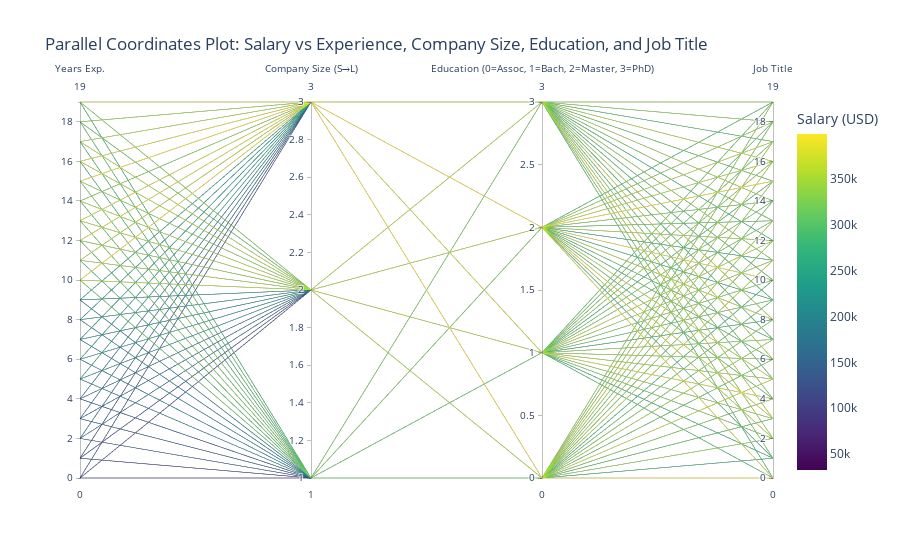

The code cell stored with this chart in its notebook:
### Code cell
# --- Step 1: Convert categorical variables ---
df['company_size'] = df['company_size'].replace({'S': 1, 'M': 2, 'L': 3})
df['education_required'] = df['education_required'].replace({'Associate': 0, 'Bachelor': 1, 'Master': 2, 'PhD': 3})

# Automatically encode job titles
df['job_title_encoded'] = df['job_title'].astype('category').cat.codes

# --- Step 2: Create parallel coordinates plot ---
fig = px.parallel_coordinates(
    df,
    color='salary_usd',
    dimensions=['years_experience', 'company_size', 'education_required', 'job_title_encoded'],
    color_continuous_scale=px.colors.sequential.Viridis,
    labels={
        'years_experience': 'Years Exp.',
        'company_size': 'Company Size (S→L)',
        'education_required': 'Education (0=Assoc, 1=Bach, 2=Master, 3=PhD)',
        'job_title_encoded': 'Job Title',
        'salary_usd': 'Salary (USD)'
    },
    title='Parallel Coordinates Plot: Salary vs Experience, Company Size, Education, and Job Title'
)
fig.show()

### Figure 1 — Plotly figure (JSON) as saved in the notebook; plotly's stock layout.template omitted (floating-point values rounded to 4 significant figures; data arrays with more than 128 entries replaced by an {"elided": "..."} marker saying what was removed)
{"data": [{"dimensions": [{"label": "Years Exp.", "values": {"elided": "15000 int values"}}, {"label": "Company Size (S→L)", "values": {"elided": "15000 int values"}}, {"label": "Education (0=Assoc, 1=Bach, 2=Master, 3=PhD)", "values": {"elided": "15000 int values"}}, {"label": "Job Title", "values": {"elided": "15000 int values"}}], "domain": {"x": [0, 1], "y": [0, 1]}, "line": {"color": {"elided": "15000 int values"}, "coloraxis": "coloraxis"}, "name": "", "type": "parcoords"}], "layout": {"coloraxis": {"colorbar": {"title": {"text": "Salary (USD)"}}, "colorscale": [[0, "#440154"], [0.1111, "#482878"], [0.2222, "#3e4989"], [0.3333, "#31688e"], [0.4444, "#26828e"], [0.5556, "#1f9e89"], [0.6667, "#35b779"], [0.7778, "#6ece58"], [0.8889, "#b5de2b"], [1, "#fde725"]]}, "legend": {"tracegroupgap": 0}, "title": {"text": "Parallel Coordinates Plot: Salary vs Experience, Company Size, Education, and Job Title"}}}
